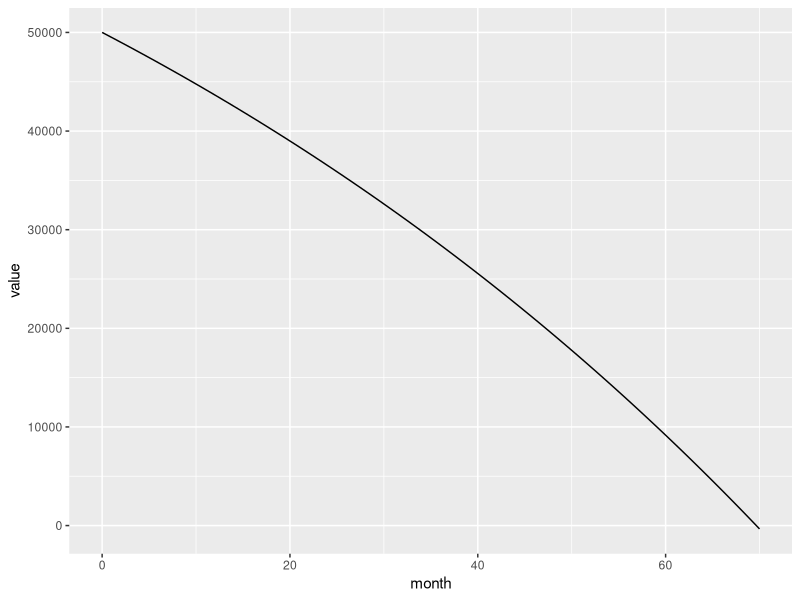
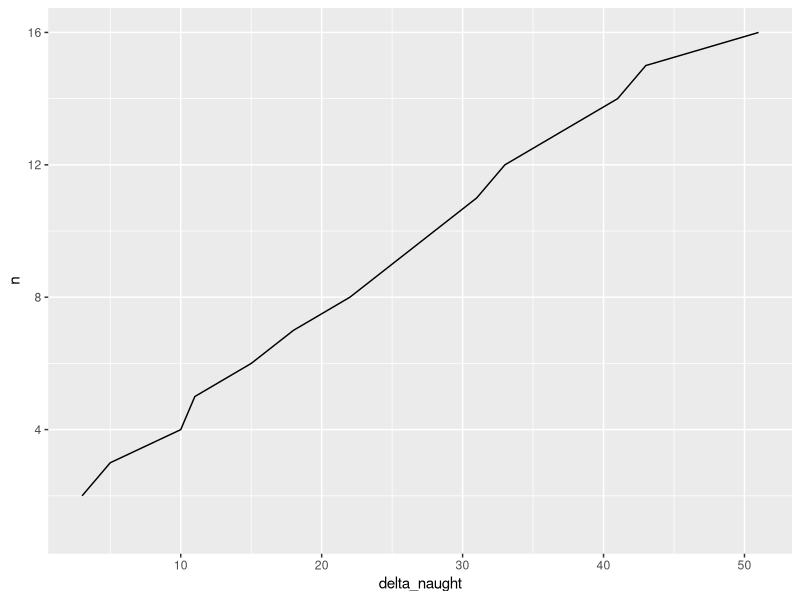
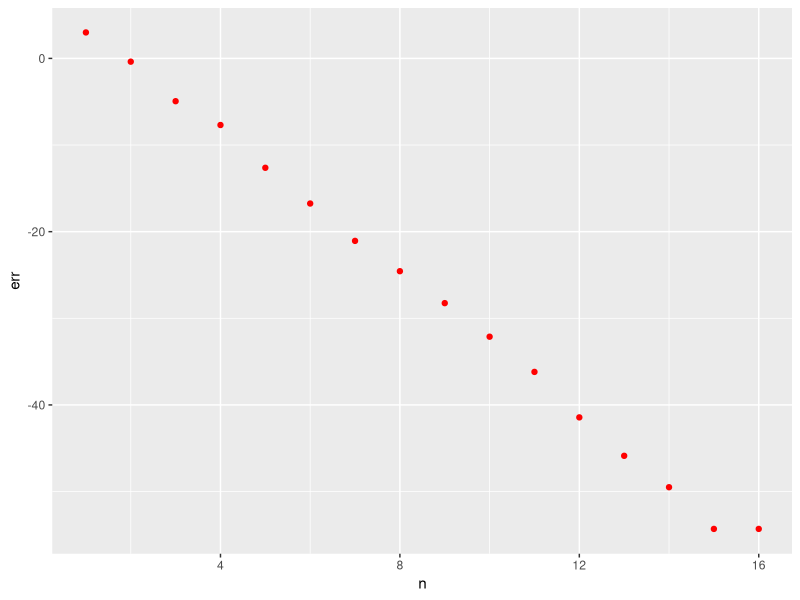
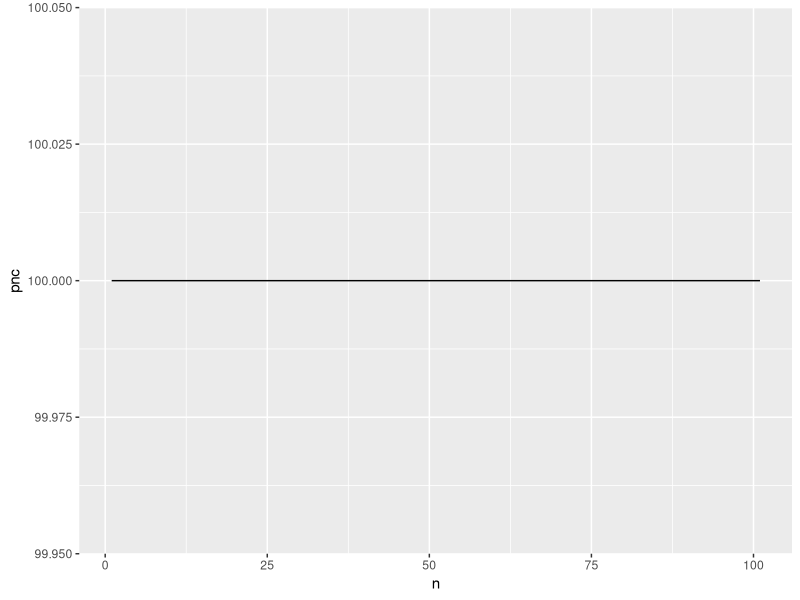

Here is the R script that generated these plots, in order:
## ---- chunk 1
library(ggplot2)
## ---- chunk 2
a <- 50000
rate <- 0.01
withdrawl <- 1000

model <- function(an, i, w)
  {
  a_plus <- an + (an * i) - w
  return (a_plus)
  }

years <- data.frame(month=c(0), value=c(a))
for(n in 1:100)
{
  a <- model(a, rate, withdrawl)
  
  years <- rbind(years, c(n, a))
  
  if(a < 0)
  {
    break
  }
}

colnames(years) <- c("month", "value")

tail(years)

p <- ggplot(years, aes(x=month, y=value)) + geom_line()
p
## ---- chunk 3
n <- 1:16
a_naught <- c(3,6,11,21,32,47,65,87,112,140,171,204,241,282,325,376)
mph <- (n * 5)
## ---- chunk 4
delta_naught <- c()
d_naught <- NA
for(i in 1:length(a_naught))
{
  delta_naught[i] <- a_naught[i] - a_naught[i - 1] 
}
data <- data.frame(n, mph, a_naught, delta_naught)

p1 <- ggplot(data, aes(x=delta_naught, y=n)) + geom_line()
p1
## ---- chunk 5
change_delta <- max(data$delta_naught, na.rm=TRUE)
change_delta_n <- max(data$n)
slope <- change_delta/change_delta_n
## ---- chunk 6
a_naught <- c(3,6,11,21,32,47,65,87,112,140,171,204,241,282,325,376)
model <- function(n, a, slope)
{
    an <- slope * n + a
    return(an)
}

m <- c()
m[1] <- 0
for(i in 2:length(a_naught))
{
  m[i] <- model(i, m[i-1], slope)
}

data1 <- cbind(data, m)
data1

data1$err <- data1$a_n - data1$m
data1err <- ggplot(data=data1, aes(x=n)) + geom_point(color="red", aes(y=err))
data1err
## ---- chunk 7
model <- function(k, rn, n)
{
  rn1 <- rn + (k * rn * (1000 - n))
  return (rn1)
}

rnx <- c()
rnx[1] <- 4
k <- 0.001
for(n in 1:100)
{
  rnx[n + 1] <- model(k, rnx[n], n)
  if(rnx[n+1] > 1000)
  {
    break
  }
}

rnx

## ---- chunk 8
model <- function(p, q){
  px <- p - (0.1 * (q - 500))
  return (px)
}

model1 <- function(p, q){
  qx <- q + (0.2 * (p - 100))
  return (qx)
}

execModelLoop <- function(pnaught, qnaught, maxN, caseId)
{
  pnc <- c()
  pnc[1] <- pnaught
  
  qnc <- c()
  qnc[1] <- qnaught
  for(n in 1:maxN)
  {
    pnc[n + 1] <- model(pnc[n], qnc[n])
    qnc[n + 1] <- model1(pnc[n], qnc[n])
  }
  
df <- data.frame(case=rep_len(caseId, maxN+1), n=1:(maxN+1), pnc, qnc)
  return (df)
}

maxIterations <- 100

CaseA <- execModelLoop(100, 500, maxIterations, "result")
head(CaseA)

f <- ggplot(CaseA, aes(x=n, y=pnc))+geom_line()
f
